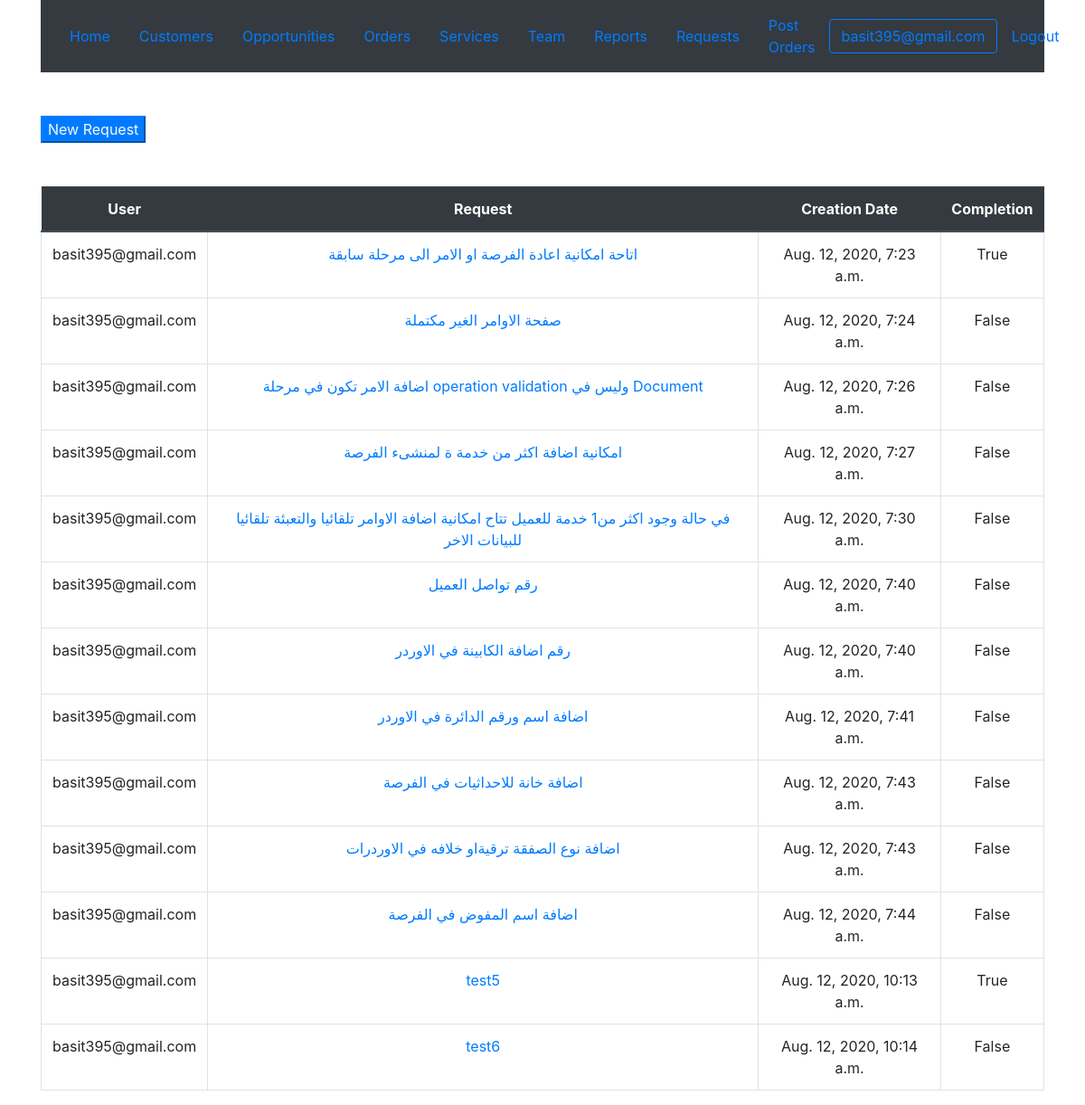
/crmapp/suggestion/ (signed in), run on the app's committed database.
### crmapp/models.py (models this page shows, shortened)
class suggestion(models.Model):
    requestor = models.ForeignKey(User,on_delete=models.CASCADE,related_name='user_requests')
    requesttext = models.CharField("Request",max_length=100,null=True,unique=True)
    completion = models.BooleanField(default=False)
    creationdate = models.DateTimeField("Creation Date",auto_now_add=True)
    updatedate = models.DateTimeField("Update Date",auto_now=True)
    class Meta:
        verbose_name ='Suggesion'
        verbose_name_plural ='Suggestions'

### crmapp/views.py (the view)
# urls.py: path('suggestion/', views.suggestionlist, name='suggestion'),
@login_required
def suggestionlist(request):
    suggestionlist = suggestion.objects.all()
    context = {'suggestionlist':suggestionlist}
    return render(request, 'crmapp/suggestionlist.html',context)

### crmapp/templates/crmapp/suggestionlist.html
{% extends 'crmapp/base.html' %}
{% block content %}
<div class="container mt-5">
<button  class="btn-primary text-light"><a class="text-light "href="{% url 'suggestionnew' %}">New Request</a></button>
{% if suggestionlist %}
<table class="table mt-5">
    <thead class="thead-dark">
  <tr>
    <th class="text-center">User</th>
    <th class="text-center">Request</th>
    <th class="text-center">Creation Date</th>
    <th class="text-center">Completion</th>
  </tr>
  {% for suggestion in suggestionlist %}
  <tr>
  <td class="border text-center">{{suggestion.requestor}}</td>
  <td class="border text-center"><a href="{% url 'suggestiondetail' pk=suggestion.id %}">{{suggestion.requesttext}}</a></td>
  <td class="border text-center">{{suggestion.creationdate}}</td>
  <td class="border text-center">{{suggestion.completion}}</td>
  </tr>
  {% endfor %}
</table>
{% endif %}
</div>
  {% endblock %}

### crmapp/templates/crmapp/base.html (shortened to what this page needs)
<!DOCTYPE html>
<html lang="en" dir="ltr">
  <head>
<link rel="stylesheet" href="https://stackpath.bootstrapcdn.com/bootstrap/4.5.0/css/bootstrap.min.css">
</head>
  <body>
  <div class="container">
  <nav class="navbar navbar-expand-lg navbar-light bg-dark">
    <a class="nav-link" href="{% url 'home' %}">Home<span class="sr-only">(current)</span></a>
    <a class="nav-link" href="{% url 'customerslist' %}"> Customers <span class="sr-only">(current)</span></a>
    <a class="nav-link" href="{% url 'opportunitylist' %}"> Opportunities <span class="sr-only">(current)</span></a>
    <a class="nav-link" href="{% url 'order' %}">Orders<span class="sr-only">(current)</span></a>
    <a class="nav-link" href="{% url 'servicelist' %}">Services<span class="sr-only">(current)</span></a>
    <a class="nav-link" href="{% url 'stafflist' %}">Team <span class="sr-only">(current)</span></a>
    <a class="nav-link" href="">Reports<span class="sr-only">(current)</span></a>
    <a class="nav-link" href="{% url 'suggestion' %}">Requests<span class="sr-only">(current)</span></a>
    <a class="nav-link" href="{% url 'orderpost' %}">Post Orders<span class="sr-only">(current)</span></a>
    {% if user.username %}
    <button  class="btn btn-outline-primary">{{user.username}}</a></button>
    <a class="nav-link" href="{% url 'logout' %}">Logout<span class="sr-only">(current)</span></a>
    {% else %}
    <a class="nav-link" href="{% url 'login' %}">Login<span class="sr-only">(current)</span></a>
    {% endif %}
  </nav>
</div>
{% block content %}
  {% endblock %}
  </body>
</html>

### data on the page
suggestion: requestor "basit395@gmail.com", requesttext "اتاحة امكانية اعادة الفرصة او الامر الى مرحلة سابقة", creationdate "Aug. 12, 2020, 7:23 a.m.", completion "True"
suggestion: requestor "basit395@gmail.com", requesttext "صفحة الاوامر الغير مكتملة", creationdate "Aug. 12, 2020, 7:24 a.m.", completion "False"
suggestion: requestor "basit395@gmail.com", requesttext "اضافة الامر تكون في مرحلة operation validation وليس في Document", creationdate "Aug. 12, 2020, 7:26 a.m.", completion "False"
suggestion: requestor "basit395@gmail.com", requesttext "امكانية اضافة اكثر من خدمة ة لمنشىء الفرصة", creationdate "Aug. 12, 2020, 7:27 a.m.", completion "False"
suggestion: requestor "basit395@gmail.com", requesttext "في حالة وجود اكثر من1 خدمة للعميل تتاح امكانية اضافة الاوامر تلقائيا والتعبئة تلقائيا للبيانات الاخر", creationdate "Aug. 12, 2020, 7:30 a.m.", completion "False"
suggestion: requestor "basit395@gmail.com", requesttext "رقم تواصل العميل", creationdate "Aug. 12, 2020, 7:40 a.m.", completion "False"
suggestion: requestor "basit395@gmail.com", requesttext "رقم اضافة الكابينة في الاوردر", creationdate "Aug. 12, 2020, 7:40 a.m.", completion "False"
suggestion: requestor "basit395@gmail.com", requesttext "اضافة اسم ورقم الدائرة في الاوردر", creationdate "Aug. 12, 2020, 7:41 a.m.", completion "False"
suggestion: requestor "basit395@gmail.com", requesttext "اضافة خانة للاحداثيات في الفرصة", creationdate "Aug. 12, 2020, 7:43 a.m.", completion "False"
suggestion: requestor "basit395@gmail.com", requesttext "اضافة نوع الصفقة ترقيةاو خلافه في الاوردرات", creationdate "Aug. 12, 2020, 7:43 a.m.", completion "False"
suggestion: requestor "basit395@gmail.com", requesttext "اضافة اسم المفوض في الفرصة", creationdate "Aug. 12, 2020, 7:44 a.m.", completion "False"
suggestion: requestor "basit395@gmail.com", requesttext "test5", creationdate "Aug. 12, 2020, 10:13 a.m.", completion "True"
suggestion: requestor "basit395@gmail.com", requesttext "test6", creationdate "Aug. 12, 2020, 10:14 a.m.", completion "False"

### other printed values
{{ user.username }} "basit395@gmail.com"
